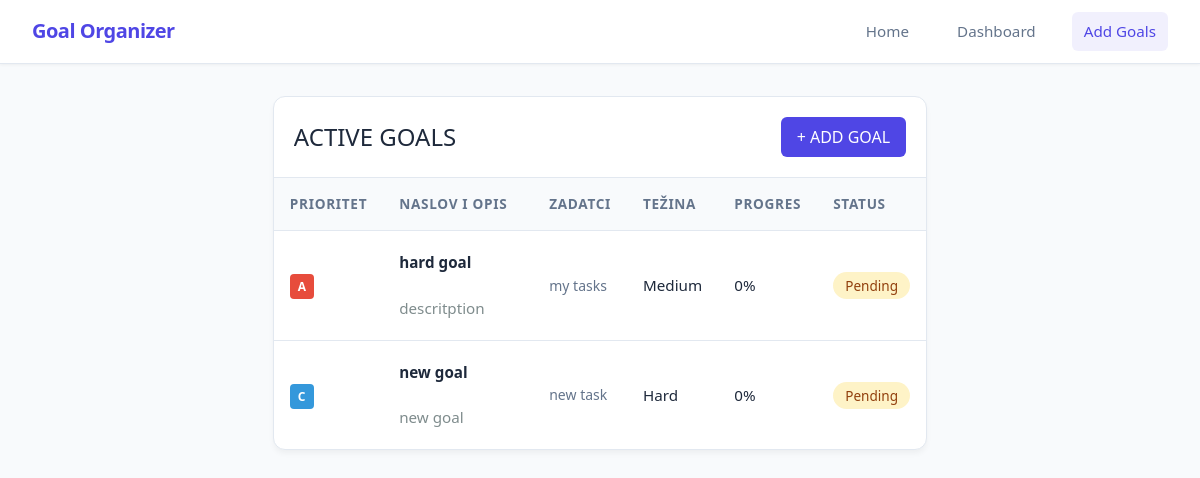
The app's page /goals, older data.
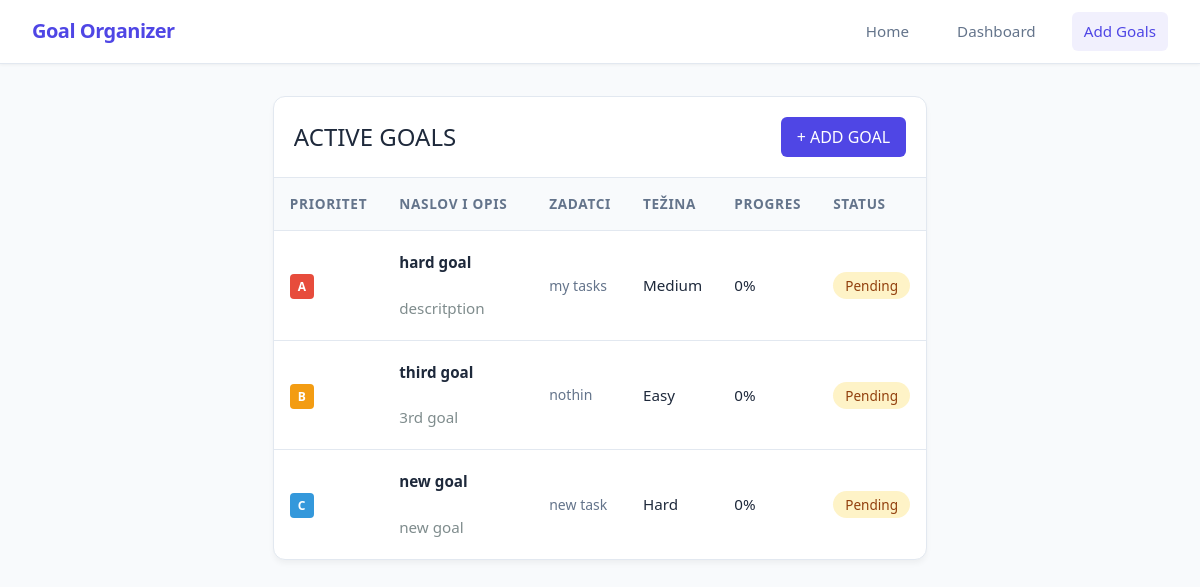
The same page, newer data.
### app/models_db.py (models this page shows, shortened)
class Goal(db.Model):
    id = db.Column(db.Integer, primary_key=True)
    title = db.Column(db.String(100), nullable=False)
    description = db.Column(db.Text, nullable=False)
    tasks = db.Column(db.JSON, nullable=True, default=[])
    is_completed = db.Column(db.Boolean, default=False)
    progress_percentage = db.Column(db.Float, default=0.0)
    difficulty = db.Column(db.String(20), nullable=False, default='Medium')
    priority = db.Column(db.String(1), nullable=False, default='b')

### app/routes.py (the view)
@main.route('/goals')
def show_goals():
    goals = Goal.query.order_by(Goal.priority.asc()).all()
    return render_template('goals.html', goals=goals)

### app/templates/goals.html (shortened to what this page needs)
{% extends 'base.html' %}
{% block content %}
<div class="container">
    <div class="table-container">
        <div style="padding: 1.25rem; border-bottom: 1px solid var(--border-color); display: flex; justify-content: space-between; align-items: center;">
            <h1 class="goals_header">active goals</h1>
            <button id="open_form_btn" style="background-color: var(--primary); color: white; border: none; padding: 0.5rem 1rem; border-radius: 6px; cursor: pointer; font-weight: 500;">+ ADD GOAL</button>
        </div>
        <table>
            <thead>
                <tr>
                    <th>Prioritet</th>
                    <th>Naslov i Opis</th>
                    <th>Zadatci</th>
                    <th>Težina</th>
                    <th>Progres</th>
                    <th>Status</th>
                </tr>
            </thead>
            <tbody>
                {% for goal in goals %}
                <tr class="clickable-row" data-href=" {{ url_for('main.view_goal', goal_id=goal.id) }}">
                    <td><span class="badge badge-{{ goal.priority }}">{{ goal.priority }}</span></td>
                    <td style="width: 150px;">
                        <a href="{{ url_for('main.view_goal', goal_id=goal.id) }}" class="goal-link">
                                <h1><strong>{{ goal.title }}</strong></h1>
                        </a>
                        <br>
                        <p style="color: #7f8c8d; width: 100px;">{{ goal.description or 'Nema opisa' }}</p>
                    </td>
                    <td>
                        {% if goal.tasks %}
                        <ul>
                            {% for task in goal.tasks.split(',') %}
                                {% if task.strip() %}
                                    <li>{{ task.strip() }}</li>
                                {% endif %}
                            {% endfor %}
                        </ul>
                        {% else %}
                        <small style="color: #b2bec3;">Nema zadataka</small>
                        {% endif %}
                    </td>
                    <td>{{ goal.difficulty }}</td>
                    <td>{{ goal.progress_percentage | round | int }}%</td>
                    <td>
                        {% if goal.is_completed %}
                        <span class="status-done">Completed</span>
                        {% else %}
                        <span class="status-pending">Pending</span>
                        {% endif %}
                    </td>
                </tr>
                {% else %}
                <tr>
                    <td colspan="6" style="text-align: center; color: #7f8c8d;">Trenutno nema spremljenih ciljeva. Dodaj svoj prvi cilj iznad!</td>
                </tr>
                {% endfor %}
            </tbody>
        </table>
    </div>
</div>
{% endblock %}

Row changes from the older to the newer data that the page shows:
added Goal: priority "B", title "third goal", description "3rd goal", strip "nothin", difficulty "Easy", progress_percentage "0", is_completed "Pending"
